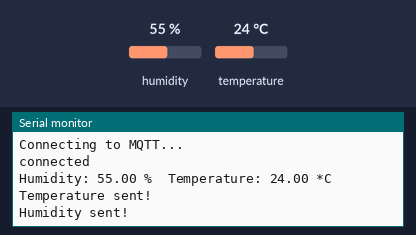
A sketch run on a simulated ESP8266 (NodeMCU). Parts: the last lines printed to the serial monitor. The test bench sets the inputs (shaded band); at power-on: humidity 55 %, temperature 24 °C. WiFi joins after 1.5 s; servers stay silent unless stated; no MQTT or app messages arrive unless stated.

Above: at 2.7 s.
2.8 s: humidity set to 22 %
At 4.4 s:
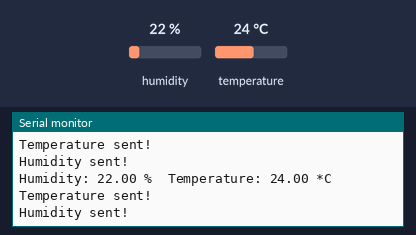
5.8 s: temperature set to 12 °C
At 7.7 s:
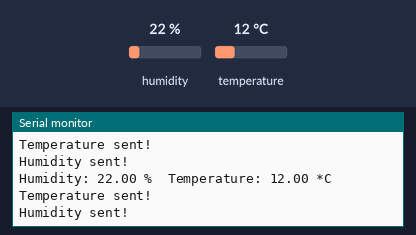
8.8 s: humidity set to 40 %
At 12.3 s:
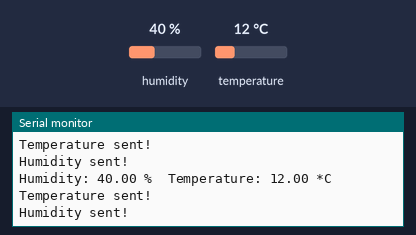
Timing chart, 0 to 13.8 s (numbered marks = the images above; inputs shaded):
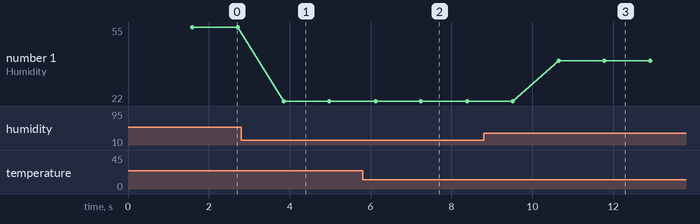

Measured:
- after the input at 2.8 s, the serial monitor: prints a new line after 1.1 s (image 1)
- after the input at 5.8 s, the serial monitor: prints a new line after 0.32 s (image 2)
- after the input at 8.8 s, the serial monitor: prints a new line after 1.9 s (image 3)
- plotted number 1: 55 → 22 after the input at 2.8 s, 22 → 40 after the input at 8.8 s

The sketch:

MQTTSubInArduino.ino
```cpp
#include <ESP8266WiFi.h>
#include <PubSubClient.h>
#include <DHT.h>

#define DHTPIN D5
#define DHTTYPE DHT11
DHT dht(DHTPIN,DHTTYPE);


const char* ssid="yourSSID";          //wifi ssid
const char* password="yourPass";      //wifi password
const char* mqttServer="broker.emqx.io";
const int mqttPort = 1883;
const char* mqttUser = "user";            //if you dont have MQTT Username, no need input
const char* mqttPassword ="user";         //if you dont have MQTT Username, no need input

WiFiClient espClient;
PubSubClient client(mqttServer,mqttPort,espClient);

void setup() {

  Serial.begin(9600);
  dht.begin();

  WiFi.begin(ssid,password);

  while (WiFi.status() != WL_CONNECTED){
      delay(500);
      Serial.println("Connecting to WiFi...");
    }
  Serial.println("Connected to the WiFi network");

  client.setServer(mqttServer,mqttPort);
  client.setCallback(callback);

  while(!client.connected()){
      Serial.println("Connecting to MQTT...");

      if(client.connect("ESP8266Client",mqttUser,mqttPassword)){
          Serial.println("connected");
        } else {
            Serial.print("failed with state");
            Serial.print(client.state());
            delay(2000);
          }
    }

}

void callback(char* topic,byte* payload,unsigned int length){
    Serial.print("Message arrived in topic: ");
    Serial.println(topic);

    Serial.print("Message:");
    for (int i=0; i<length; i++){
        Serial.print((char)payload[i]);
      }

    Serial.println();
    Serial.println("-------------------------");
}

void loop() {
    float humidity = dht.readHumidity();
    float temperature = dht.readTemperature();

    //check if returns are valid and print the sensor data
    if(isnan(temperature)||isnan(humidity)){
      Serial.println("Failed to read from DHT");
      }
    else {
       Serial.print("Humidity: ");
       Serial.print(humidity);
       Serial.print(" %\t");
       Serial.print("Temperature: ");
       Serial.print(temperature);
       Serial.print(" *C");
       Serial.println("");
      }
  //MQTT can only transmit strings
    Serial.println("Temperature sent!");
    client.connect("ESP8266Client",mqttUser,mqttPassword);
    delay(10); // This delay ensures that client.publish doesn't clash with the client.connect call
    client.publish("esp8266/temperature", String(temperature).c_str());

    Serial.println("Humidity sent!");
    client.connect("ESP8266Client",mqttUser,mqttPassword);
    delay(10); // This delay ensures that client.publish doesn't clash with the client.connect call
    client.publish("esp8266/humidity", String(humidity).c_str());

    client.disconnect();
    delay(1000);
    client.loop();
}
```
